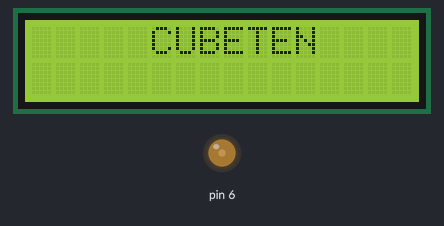
Recording of a sketch running on a simulated Arduino Uno, built with avr-gcc and run on an emulated ATmega328P. On the bench: 16×2 character LCD, output pins drawn as LEDs (lit = HIGH).

Above: at 0.1 s.
At 5.1 s:
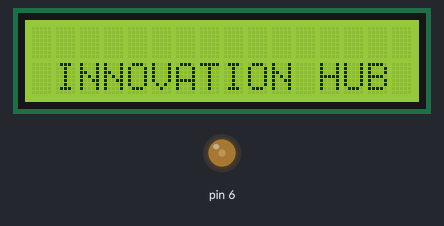
At 10.1 s:
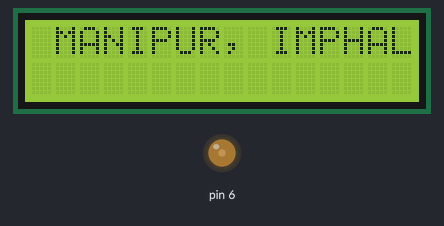

The sketch:

JHD162A-LCD.ino
```cpp
#include <LiquidCrystal.h>
const int rs=12, en=11, d4=5, d5=4, d6=3, d7=2;
LiquidCrystal lcd(rs,en,d4,d5,d6,d7);
int Contrast=65;

void setup()
 {
  analogWrite(6,Contrast);
 }

void loop()
 {
  lcd.clear();
  lcd.begin(16,2);
  lcd.setCursor(5,0);
  lcd.print("CUBETEN");
  delay(5000);
  lcd.clear();
  lcd.setCursor(1,1);
  lcd.print("INNOVATION HUB");
  delay(5000);
  lcd.clear();
  lcd.setCursor(1,0);
  lcd.print("MANIPUR, IMPHAL");
  delay(5000);
  lcd.clear();
  }
```

Measured:
- by itself, everything shown: repeats every 15.1 s, in 4 steps
- what the display in image 0 shows lasts 5.0 s, from 0.1 s to 5.1 s
